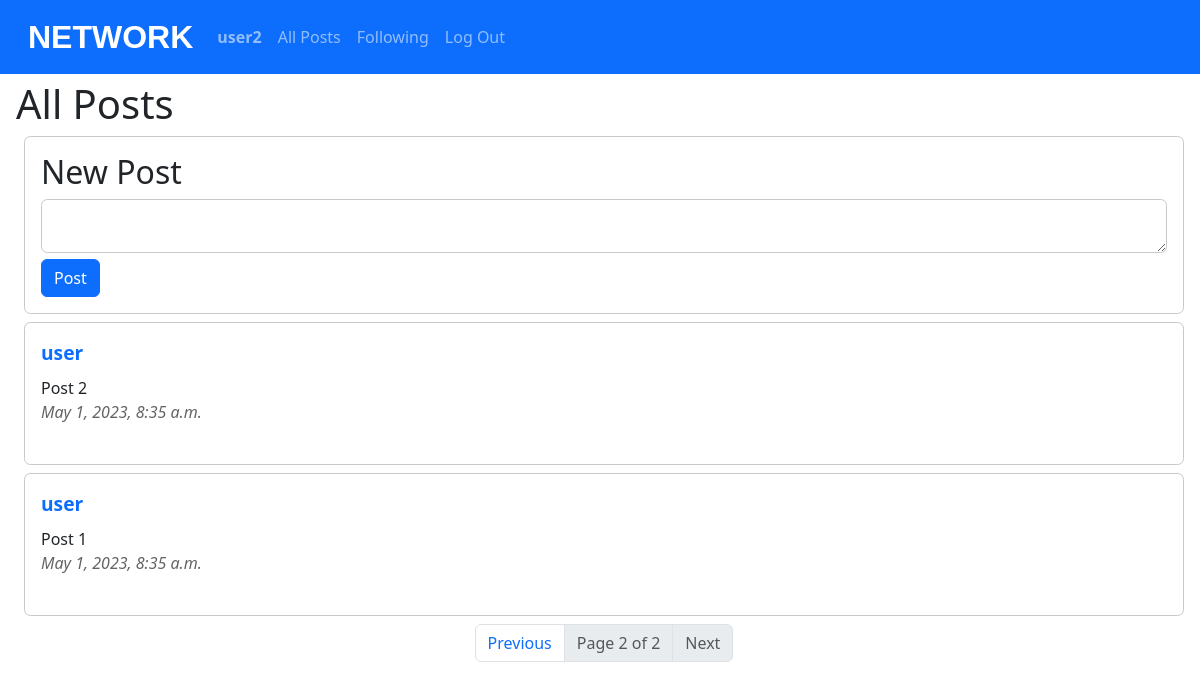
Screenshot of /?page=2 (signed in) with the database file from the repository.
### network/models.py (models this page shows, shortened)
class User(AbstractUser):
    pass

class Post(models.Model):
    body = models.CharField(max_length=640)                                         # Post text
    date = models.DateTimeField(auto_now_add=True)                                  # Creation date
    date_edit = models.DateTimeField(auto_now=True, blank=True)                     # Edit date
    user = models.ForeignKey(User, on_delete=models.CASCADE)                        # User
    likes = models.ManyToManyField(User, blank=True, related_name="users_likes")    # Likes

### network/views.py (the view)
# urls.py: path("", views.index, name="index"),
def index(request):
    logged_in = False
    if request.user.is_authenticated:
        logged_in = True
    posts = Post.objects.all()
    posts = posts.order_by("-date").all()
    paginator = Paginator(posts, 10)
    page_number = request.GET.get('page')
    page_obj = paginator.get_page(page_number)
    return render(request, "network/index.html", {
        "page_obj": page_obj,
        "logged_in": logged_in,
    })

### network/templates/network/index.html (shortened to what this page needs)
{% extends "network/layout.html" %}
{% block body %}
<div id="index_div">
    <h1 id="heading">All Posts</h1>
    {% if user.is_authenticated %}
        <div class="new_post">
            <div class="new_post_title">
                <h2 id="new_post_h2">New Post</h2>
            </div>
            <form id="new_post_form">
                <div class="new_post_text">
                    <textarea id="new_post_text"></textarea>
                </div>
                <div class="new_post_button">
                    <button type="submit" id="new_post_button" class="btn btn-primary">Post</input>
                </div>
            </form>
        </div>
    {% endif%}
    <div id="all_posts">
        {% if page_obj %}
            {% for post in page_obj %}
            <div class="post">
                <div class="post_user"><a href="{% url 'profile' post.user %}">{{ post.user }}</a></div>
                <div class="post_body">{{ post.body }}</div>
                <div class="post_date">{{ post.date }}</div>
            </div>
            {% endfor %}
            <nav aria-label="Page navigation example">
                <ul class="pagination justify-content-center">
                {% if page_obj.has_previous %}
                    <li class="page-item"><a class="page-link" href="?page={{ page_obj.previous_page_number }}">Previous</a></li>
                {% else %}
                    <li class="page-item disabled"><a class="page-link">Previous</a></li>
                {% endif %}
                    <li class="page-item disabled"><a class="page-link">Page {{ page_obj.number }} of {{ page_obj.paginator.num_pages }}</a></li>
                {% if page_obj.has_next %}
                    <li class="page-item"><a class="page-link" href="?page={{ page_obj.next_page_number }}">Next</a></li>
                {% else %}
                    <li class="page-item disabled"><a class="page-link">Next</a></li>
                {% endif %}
                </ul>
            </nav>
        {% else %}
        <h4>There are no posts yet!</h4>
        {% endif %}
    </div>
</div>
{% endblock %}

### network/templates/network/layout.html (shortened to what this page needs)
{% load static %}
<!DOCTYPE html>
<html lang="en">
    <head>
        <link href="https://cdn.jsdelivr.net/npm/bootstrap@5.3.0-alpha3/dist/css/bootstrap.min.css" rel="stylesheet">
        <link href="{% static 'network/styles.css' %}" rel="stylesheet">
    </head>
    <body>
        <nav class="navbar navbar-expand-lg bg-primary fixed-top" data-bs-theme="dark">
            <div class="container-fluid">
                <a class="navbar-brand" href="{% url 'index' %}">NETWORK</a>
                <div class="collapse navbar-collapse" id="navbarTogglerDemo01">
                    <ul class="navbar-nav me-auto mb-2 mb-lg-0">
                        {% if user.is_authenticated %}
                            <li class="nav-item">
                                <a class="nav-link" href="{% url 'profile' user %}"><strong>{{ user.username }}</strong></a>
                            </li>
                        {% endif %}
                        <li class="nav-item">
                        <a class="nav-link" href="{% url 'index' %}">All Posts</a>
                        </li>
                        {% if user.is_authenticated %}
                            <li class="nav-item">
                                <a class="nav-link" href="{% url 'following' %}">Following</a>
                            </li>
                            <li class="nav-item">
                                <a class="nav-link" href="{% url 'logout' %}">Log Out</a>
                            </li>
                        {% endif %}
                    </ul>
                </div>
            </div>
          </nav>
        <div class="body">
            {% block body %}
            {% endblock %}
        </div>
    </body>
</html>

### network/static/network/styles.css (style rules this page uses)
body { margin: 2rem 1rem; }
#heading { margin-top: 5rem; }
a { text-decoration: none; }
.navbar-brand { font-size: 2rem; padding-left: 1rem; font-weight: bold; font-family:Arial, Helvetica, sans-serif; }
.new_post { border-radius: 0.4rem; border: 1px solid rgb(200, 200, 200); margin: 0rem 0rem 0.5rem 0.5rem; padding: 1rem; }
#new_post_text, .edit_textarea { width: 100%; border: 1px solid rgb(200, 200, 200); border-radius: 0.4rem; }
#all_posts { margin: 0rem 0rem 1rem 0.5rem; }
.post { padding:1rem; border: 1px solid rgb(200, 200, 200); border-radius: 0.4rem; margin-bottom: 0.5rem; transition: 0.5s background-color ease-in-out; }
.post_user { font-size: 1.2rem; font-weight: bold; margin-bottom: 0.5rem; }
.post_date { font-style: italic; color: rgb(100, 100, 100); }

### rows the page displays
User: username "user2"
Post: user "user", body "Post 2", date "May 1, 2023, 8:35 a.m."
Post: user "user", body "Post 1", date "May 1, 2023, 8:35 a.m."

### other values shown
{{ page_obj.number }} "2"
{{ page_obj.paginator.num_pages }} "2"
